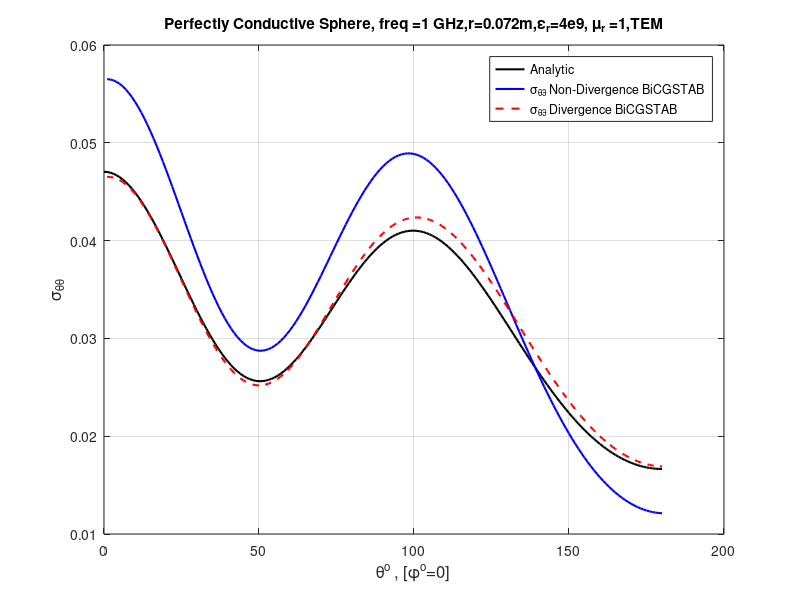

This chart was generated by the following MATLAB code:
clc; clear all; close all;

% Analytic Perfect Conductor at 1 Ghz for TEM

figure(1);

ydata=[ 0.047036  0.047017  0.046951  0.046842  0.046690  0.046495  0.046258  0.045981  0.045664  0.045310  0.044919  0.044493  0.044034  0.043544  0.043026  0.042480  0.041910  0.041319  0.040707  0.040079  0.039436  0.038782  0.038119  0.037449  0.036776  0.036103  0.035431  0.034764  0.034104  0.033454  0.032817  0.032194  0.031589  0.031003  0.030439  0.029898  0.029384  0.028897  0.028439  0.028011  0.027616  0.027255  0.026927  0.026635  0.026380  0.026160  0.025978  0.025834  0.025727  0.025657  0.025625  0.025630  0.025671  0.025748  0.025860  0.026006  0.026185  0.026396  0.026637  0.026907  0.027205  0.027529  0.027878  0.028249  0.028640  0.029051  0.029478  0.029920  0.030375  0.030841  0.031316  0.031798  0.032285  0.032774  0.033264  0.033753  0.034238  0.034719  0.035192  0.035657  0.036111  0.036553  0.036981  0.037394  0.037790  0.038168  0.038526  0.038864  0.039180  0.039473  0.039743  0.039989  0.040209  0.040404  0.040572  0.040714  0.040829  0.040916  0.040977  0.041010  0.041016  0.040994  0.040946  0.040871  0.040770  0.040644  0.040492  0.040315  0.040115  0.039891  0.039644  0.039376  0.039087  0.038779  0.038451  0.038105  0.037742  0.037363  0.036969  0.036562  0.036141  0.035708  0.035265  0.034812  0.034351  0.033881  0.033406  0.032925  0.032439  0.031950  0.031459  0.030966  0.030473  0.029980  0.029488  0.028998  0.028511  0.028028  0.027549  0.027075  0.026607  0.026145  0.025690  0.025243  0.024805  0.024374  0.023953  0.023542  0.023140  0.022749  0.022368  0.021998  0.021640  0.021293  0.020957  0.020634  0.020322  0.020023  0.019736  0.019462  0.019200  0.018951  0.018715  0.018491  0.018280  0.018082  0.017897  0.017725  0.017565  0.017419  0.017285  0.017164  0.017055  0.016960  0.016877  0.016807  0.016750  0.016705  0.016674  0.016655  0.016648 ];
xdata=[ 0.000057  1.000000  2.000000  3.000000  4.000000  5.000000  6.000000  7.000000  8.000000  9.000000  10.000000  11.000000  12.000000  13.000000  14.000000  15.000000  16.000000  17.000000  18.000000  19.000000  20.000000  21.000000  22.000000  23.000000  24.000000  25.000000  26.000000  27.000000  28.000000  29.000000  30.000000  31.000000  32.000000  33.000000  34.000000  35.000000  36.000000  37.000000  38.000000  39.000000  40.000000  41.000000  42.000000  43.000000  44.000000  45.000000  46.000000  47.000000  48.000000  49.000000  50.000000  51.000000  52.000000  53.000000  54.000000  55.000000  56.000000  57.000000  58.000000  59.000000  60.000000  61.000000  62.000000  63.000000  64.000000  65.000000  66.000000  67.000000  68.000000  69.000000  70.000000  71.000000  72.000000  73.000000  74.000000  75.000000  76.000000  77.000000  78.000000  79.000000  80.000000  81.000000  82.000000  83.000000  84.000000  85.000000  86.000000  87.000000  88.000000  89.000000  90.000000  91.000000  92.000000  93.000000  94.000000  95.000000  96.000000  97.000000  98.000000  99.000000  100.000000  101.000000  102.000000  103.000000  104.000000  105.000000  106.000000  107.000000  108.000000  109.000000  110.000000  111.000000  112.000000  113.000000  114.000000  115.000000  116.000000  117.000000  118.000000  119.000000  120.000000  121.000000  122.000000  123.000000  124.000000  125.000000  126.000000  127.000000  128.000000  129.000000  130.000000  131.000000  132.000000  133.000000  134.000000  135.000000  136.000000  137.000000  138.000000  139.000000  140.000000  141.000000  142.000000  143.000000  144.000000  145.000000  146.000000  147.000000  148.000000  149.000000  150.000000  151.000000  152.000000  153.000000  154.000000  155.000000  156.000000  157.000000  158.000000  159.000000  160.000000  161.000000  162.000000  163.000000  164.000000  165.000000  166.000000  167.000000  168.000000  169.000000  170.000000  171.000000  172.000000  173.000000  174.000000  175.000000  176.000000  177.000000  178.000000  179.000000  179.999943 ];

H = zeros(3,1);

H(1) = plot(xdata,ydata,'k-','linewidth',1.5,'DisplayName','Analytic');
grid on; hold on;
xlabel('\theta^o , [\phi^o=0]','FontSize',12);
ylabel('\sigma_{\theta\theta}','FontSize',12);
title('Perfectly Conductive Sphere, freq =1 GHz,r=0.072m,\epsilon_{r}=4e9, \mu_{r} =1,TEM');

% Divergence Not Re-Enforced  with BiCGSTAB for TEM

stt1 = [ 
      1  0.56505583E-01
    2  0.56476410E-01
    3  0.56388415E-01
    4  0.56242596E-01
    5  0.56039426E-01
    6  0.55779323E-01
    7  0.55463720E-01
    8  0.55094197E-01
    9  0.54672323E-01
   10  0.54200254E-01
   11  0.53679217E-01
   12  0.53112105E-01
   13  0.52501541E-01
   14  0.51849708E-01
   15  0.51159758E-01
   16  0.50434366E-01
   17  0.49677402E-01
   18  0.48891615E-01
   19  0.48080232E-01
   20  0.47247179E-01
   21  0.46395924E-01
   22  0.45529734E-01
   23  0.44652849E-01
   24  0.43768443E-01
   25  0.42880725E-01
   26  0.41992854E-01
   27  0.41109052E-01
   28  0.40232666E-01
   29  0.39367266E-01
   30  0.38516287E-01
   31  0.37683543E-01
   32  0.36871985E-01
   33  0.36084909E-01
   34  0.35325456E-01
   35  0.34596499E-01
   36  0.33900660E-01
   37  0.33240870E-01
   38  0.32619182E-01
   39  0.32038067E-01
   40  0.31499296E-01
   41  0.31005085E-01
   42  0.30556712E-01
   43  0.30155474E-01
   44  0.29802943E-01
   45  0.29499495E-01
   46  0.29246479E-01
   47  0.29043954E-01
   48  0.28892400E-01
   49  0.28791761E-01
   50  0.28741846E-01
   51  0.28742338E-01
   52  0.28792303E-01
   53  0.28891413E-01
   54  0.29038241E-01
   55  0.29231833E-01
   56  0.29471047E-01
   57  0.29753100E-01
   58  0.30077577E-01
   59  0.30441886E-01
   60  0.30844158E-01
   61  0.31282313E-01
   62  0.31753570E-01
   63  0.32255728E-01
   64  0.32786965E-01
   65  0.33343095E-01
   66  0.33922546E-01
   67  0.34522783E-01
   68  0.35140235E-01
   69  0.35772070E-01
   70  0.36415812E-01
   71  0.37068538E-01
   72  0.37727293E-01
   73  0.38388994E-01
   74  0.39050862E-01
   75  0.39710246E-01
   76  0.40363953E-01
   77  0.41009605E-01
   78  0.41644536E-01
   79  0.42266533E-01
   80  0.42872354E-01
   81  0.43460090E-01
   82  0.44027299E-01
   83  0.44571679E-01
   84  0.45091223E-01
   85  0.45584355E-01
   86  0.46048958E-01
   87  0.46483081E-01
   88  0.46885047E-01
   89  0.47254540E-01
   90  0.47589358E-01
   91  0.47888197E-01
   92  0.48150506E-01
   93  0.48375763E-01
   94  0.48562460E-01
   95  0.48710566E-01
   96  0.48819494E-01
   97  0.48889112E-01
   98  0.48918638E-01
   99  0.48908908E-01
  100  0.48859693E-01
  101  0.48771430E-01
  102  0.48644099E-01
  103  0.48478663E-01
  104  0.48275217E-01
  105  0.48035014E-01
  106  0.47758471E-01
  107  0.47446813E-01
  108  0.47100730E-01
  109  0.46721436E-01
  110  0.46310227E-01
  111  0.45868106E-01
  112  0.45396678E-01
  113  0.44897314E-01
  114  0.44371095E-01
  115  0.43819841E-01
  116  0.43245029E-01
  117  0.42648181E-01
  118  0.42030483E-01
  119  0.41393995E-01
  120  0.40740225E-01
  121  0.40070772E-01
  122  0.39387163E-01
  123  0.38690947E-01
  124  0.37984092E-01
  125  0.37267834E-01
  126  0.36543753E-01
  127  0.35813719E-01
  128  0.35079002E-01
  129  0.34341019E-01
  130  0.33601575E-01
  131  0.32861710E-01
  132  0.32122768E-01
  133  0.31386483E-01
  134  0.30654004E-01
  135  0.29926430E-01
  136  0.29204711E-01
  137  0.28490322E-01
  138  0.27784161E-01
  139  0.27087493E-01
  140  0.26401103E-01
  141  0.25725804E-01
  142  0.25062418E-01
  143  0.24411859E-01
  144  0.23774689E-01
  145  0.23151729E-01
  146  0.22543397E-01
  147  0.21950493E-01
  148  0.21373285E-01
  149  0.20812172E-01
  150  0.20267988E-01
  151  0.19740511E-01
  152  0.19230211E-01
  153  0.18737424E-01
  154  0.18262383E-01
  155  0.17805129E-01
  156  0.17365756E-01
  157  0.16944574E-01
  158  0.16541384E-01
  159  0.16156202E-01
  160  0.15789311E-01
  161  0.15440450E-01
  162  0.15109537E-01
  163  0.14796698E-01
  164  0.14501617E-01
  165  0.14224343E-01
  166  0.13964740E-01
  167  0.13722719E-01
  168  0.13498032E-01
  169  0.13290691E-01
  170  0.13100471E-01
  171  0.12927345E-01
  172  0.12771095E-01
  173  0.12631647E-01
  174  0.12508896E-01
  175  0.12402699E-01
  176  0.12313017E-01
  177  0.12239705E-01
  178  0.12182771E-01
  179  0.12142223E-01
  180  0.12117842E-01
  181  0.12109668E-01
  182  0.12117796E-01
  183  0.12142093E-01
  184  0.12182615E-01
  185  0.12239457E-01
  186  0.12312834E-01
  187  0.12402424E-01
  188  0.12508553E-01
  189  0.12631324E-01
  190  0.12770710E-01
  191  0.12926901E-01
  192  0.13099938E-01
  193  0.13290130E-01
  194  0.13497520E-01
  195  0.13722098E-01
  196  0.13964178E-01
  197  0.14223598E-01
  198  0.14500857E-01
  199  0.14795871E-01
  200  0.15108699E-01
  201  0.15439554E-01
  202  0.15788430E-01
  203  0.16155347E-01
  204  0.16540399E-01
  205  0.16943606E-01
  206  0.17364647E-01
  207  0.17804110E-01
  208  0.18261338E-01
  209  0.18736331E-01
  210  0.19229155E-01
  211  0.19739367E-01
  212  0.20266820E-01
  213  0.20811152E-01
  214  0.21372158E-01
  215  0.21949273E-01
  216  0.22542179E-01
  217  0.23150457E-01
  218  0.23773534E-01
  219  0.24410732E-01
  220  0.25061211E-01
  221  0.25724646E-01
  222  0.26400080E-01
  223  0.27086543E-01
  224  0.27783159E-01
  225  0.28489297E-01
  226  0.29203642E-01
  227  0.29925155E-01
  228  0.30653087E-01
  229  0.31385634E-01
  230  0.32122009E-01
  231  0.32860812E-01
  232  0.33600777E-01
  233  0.34340411E-01
  234  0.35078462E-01
  235  0.35813138E-01
  236  0.36543377E-01
  237  0.37267540E-01
  238  0.37983805E-01
  239  0.38690791E-01
  240  0.39387096E-01
  241  0.40070828E-01
  242  0.40740259E-01
  243  0.41394241E-01
  244  0.42030934E-01
  245  0.42648591E-01
  246  0.43245792E-01
  247  0.43820631E-01
  248  0.44372123E-01
  249  0.44898223E-01
  250  0.45397874E-01
  251  0.45869336E-01
  252  0.46311446E-01
  253  0.46722759E-01
  254  0.47102161E-01
  255  0.47448255E-01
  256  0.47760066E-01
  257  0.48036810E-01
  258  0.48277322E-01
  259  0.48480414E-01
  260  0.48646294E-01
  261  0.48773520E-01
  262  0.48862182E-01
  263  0.48911504E-01
  264  0.48921097E-01
  265  0.48891045E-01
  266  0.48821993E-01
  267  0.48713051E-01
  268  0.48564434E-01
  269  0.48378032E-01
  270  0.48152875E-01
  271  0.47890730E-01
  272  0.47591448E-01
  273  0.47257014E-01
  274  0.46887733E-01
  275  0.46485603E-01
  276  0.46050906E-01
  277  0.45586798E-01
  278  0.45093652E-01
  279  0.44573974E-01
  280  0.44029437E-01
  281  0.43462407E-01
  282  0.42874373E-01
  283  0.42268518E-01
  284  0.41646793E-01
  285  0.41011635E-01
  286  0.40365882E-01
  287  0.39712019E-01
  288  0.39052520E-01
  289  0.38390432E-01
  290  0.37728868E-01
  291  0.37070144E-01
  292  0.36417872E-01
  293  0.35773855E-01
  294  0.35141520E-01
  295  0.34524269E-01
  296  0.33924531E-01
  297  0.33344608E-01
  298  0.32787845E-01
  299  0.32257151E-01
  300  0.31754781E-01
  301  0.31283401E-01
  302  0.30845411E-01
  303  0.30443167E-01
  304  0.30078840E-01
  305  0.29754285E-01
  306  0.29471740E-01
  307  0.29233018E-01
  308  0.29039407E-01
  309  0.28892390E-01
  310  0.28793290E-01
  311  0.28743358E-01
  312  0.28742952E-01
  313  0.28792804E-01
  314  0.28893448E-01
  315  0.29045131E-01
  316  0.29247558E-01
  317  0.29500535E-01
  318  0.29803801E-01
  319  0.30156517E-01
  320  0.30557536E-01
  321  0.31006264E-01
  322  0.31500574E-01
  323  0.32039285E-01
  324  0.32620151E-01
  325  0.33241857E-01
  326  0.33901788E-01
  327  0.34597360E-01
  328  0.35326440E-01
  329  0.36085870E-01
  330  0.36872987E-01
  331  0.37684552E-01
  332  0.38517244E-01
  333  0.39368000E-01
  334  0.40233325E-01
  335  0.41109715E-01
  336  0.41993693E-01
  337  0.42881567E-01
  338  0.43769263E-01
  339  0.44653565E-01
  340  0.45530386E-01
  341  0.46396587E-01
  342  0.47247730E-01
  343  0.48080694E-01
  344  0.48892081E-01
  345  0.49678091E-01
  346  0.50435148E-01
  347  0.51159963E-01
  348  0.51850010E-01
  349  0.52501727E-01
  350  0.53112362E-01
  351  0.53679679E-01
  352  0.54200284E-01
  353  0.54672681E-01
  354  0.55094428E-01
  355  0.55463742E-01
  356  0.55779159E-01
  357  0.56039441E-01
  358  0.56242738E-01
  359  0.56388766E-01
  360  0.56476604E-01
 ]; 

H(2) = plot(stt1(1:180,1),stt1(1:180,2),'b-','linewidth',1.5,'DisplayName', '\sigma_{\theta\theta} Non-Divergence BiCGSTAB '); hold on;

% Divergence Re-Enforced with BiCGSTAB for TEM

stt2 = [ 
  1  0.46518084E-01
    2  0.46504270E-01
    3  0.46444073E-01
    4  0.46337791E-01
    5  0.46185452E-01
    6  0.45988407E-01
    7  0.45747247E-01
    8  0.45462724E-01
    9  0.45137156E-01
   10  0.44771206E-01
   11  0.44366736E-01
   12  0.43925855E-01
   13  0.43450449E-01
   14  0.42942330E-01
   15  0.42404387E-01
   16  0.41838534E-01
   17  0.41247468E-01
   18  0.40634144E-01
   19  0.40001001E-01
   20  0.39350633E-01
   21  0.38686313E-01
   22  0.38010869E-01
   23  0.37327066E-01
   24  0.36638215E-01
   25  0.35946812E-01
   26  0.35256382E-01
   27  0.34569368E-01
   28  0.33888858E-01
   29  0.33217832E-01
   30  0.32558784E-01
   31  0.31914722E-01
   32  0.31288050E-01
   33  0.30681331E-01
   34  0.30097354E-01
   35  0.29537747E-01
   36  0.29004877E-01
   37  0.28500978E-01
   38  0.28027700E-01
   39  0.27586918E-01
   40  0.27179919E-01
   41  0.26808251E-01
   42  0.26473142E-01
   43  0.26175572E-01
   44  0.25916394E-01
   45  0.25696237E-01
   46  0.25515616E-01
   47  0.25374789E-01
   48  0.25274036E-01
   49  0.25213180E-01
   50  0.25192009E-01
   51  0.25210252E-01
   52  0.25267467E-01
   53  0.25362501E-01
   54  0.25494795E-01
   55  0.25663553E-01
   56  0.25867192E-01
   57  0.26104689E-01
   58  0.26374685E-01
   59  0.26675433E-01
   60  0.27005510E-01
   61  0.27363051E-01
   62  0.27746502E-01
   63  0.28153570E-01
   64  0.28582592E-01
   65  0.29031843E-01
   66  0.29498532E-01
   67  0.29980963E-01
   68  0.30477526E-01
   69  0.30985072E-01
   70  0.31501744E-01
   71  0.32025933E-01
   72  0.32554992E-01
   73  0.33086807E-01
   74  0.33619467E-01
   75  0.34151144E-01
   76  0.34679286E-01
   77  0.35202187E-01
   78  0.35717867E-01
   79  0.36224607E-01
   80  0.36720347E-01
   81  0.37203550E-01
   82  0.37672464E-01
   83  0.38125824E-01
   84  0.38561847E-01
   85  0.38979288E-01
   86  0.39376646E-01
   87  0.39752837E-01
   88  0.40107116E-01
   89  0.40438138E-01
   90  0.40745012E-01
   91  0.41027151E-01
   92  0.41283589E-01
   93  0.41513812E-01
   94  0.41717105E-01
   95  0.41892983E-01
   96  0.42042211E-01
   97  0.42163219E-01
   98  0.42256828E-01
   99  0.42322069E-01
  100  0.42359509E-01
  101  0.42369615E-01
  102  0.42351812E-01
  103  0.42306852E-01
  104  0.42235278E-01
  105  0.42137194E-01
  106  0.42012762E-01
  107  0.41863102E-01
  108  0.41688532E-01
  109  0.41489966E-01
  110  0.41267611E-01
  111  0.41022703E-01
  112  0.40755719E-01
  113  0.40467784E-01
  114  0.40159401E-01
  115  0.39831739E-01
  116  0.39485391E-01
  117  0.39121810E-01
  118  0.38741764E-01
  119  0.38345922E-01
  120  0.37935603E-01
  121  0.37511591E-01
  122  0.37075114E-01
  123  0.36627173E-01
  124  0.36168497E-01
  125  0.35700336E-01
  126  0.35223797E-01
  127  0.34739576E-01
  128  0.34248840E-01
  129  0.33752583E-01
  130  0.33251751E-01
  131  0.32747287E-01
  132  0.32239988E-01
  133  0.31731196E-01
  134  0.31221319E-01
  135  0.30711465E-01
  136  0.30202497E-01
  137  0.29695068E-01
  138  0.29190436E-01
  139  0.28688585E-01
  140  0.28191177E-01
  141  0.27698379E-01
  142  0.27210934E-01
  143  0.26729681E-01
  144  0.26255291E-01
  145  0.25788184E-01
  146  0.25328953E-01
  147  0.24878394E-01
  148  0.24436731E-01
  149  0.24004607E-01
  150  0.23582540E-01
  151  0.23170890E-01
  152  0.22770083E-01
  153  0.22380678E-01
  154  0.22002731E-01
  155  0.21636702E-01
  156  0.21282960E-01
  157  0.20941783E-01
  158  0.20613205E-01
  159  0.20297766E-01
  160  0.19995494E-01
  161  0.19706672E-01
  162  0.19431371E-01
  163  0.19169869E-01
  164  0.18922238E-01
  165  0.18688504E-01
  166  0.18468805E-01
  167  0.18263355E-01
  168  0.18072261E-01
  169  0.17895538E-01
  170  0.17732957E-01
  171  0.17584836E-01
  172  0.17451223E-01
  173  0.17332148E-01
  174  0.17227430E-01
  175  0.17137380E-01
  176  0.17061828E-01
  177  0.17000830E-01
  178  0.16954383E-01
  179  0.16922440E-01
  180  0.16905136E-01
  181  0.16902369E-01
  182  0.16914159E-01
  183  0.16940491E-01
  184  0.16981455E-01
  185  0.17036812E-01
  186  0.17106818E-01
  187  0.17191231E-01
  188  0.17290145E-01
  189  0.17403610E-01
  190  0.17531462E-01
  191  0.17673805E-01
  192  0.17830560E-01
  193  0.18001506E-01
  194  0.18186800E-01
  195  0.18386377E-01
  196  0.18599937E-01
  197  0.18827723E-01
  198  0.19069349E-01
  199  0.19324863E-01
  200  0.19594157E-01
  201  0.19876998E-01
  202  0.20173296E-01
  203  0.20482840E-01
  204  0.20805568E-01
  205  0.21140974E-01
  206  0.21489091E-01
  207  0.21849561E-01
  208  0.22221986E-01
  209  0.22606257E-01
  210  0.23001900E-01
  211  0.23408655E-01
  212  0.23826094E-01
  213  0.24253717E-01
  214  0.24691273E-01
  215  0.25138084E-01
  216  0.25593828E-01
  217  0.26057897E-01
  218  0.26529644E-01
  219  0.27008623E-01
  220  0.27494149E-01
  221  0.27985632E-01
  222  0.28482489E-01
  223  0.28983677E-01
  224  0.29489020E-01
  225  0.29997237E-01
  226  0.30507879E-01
  227  0.31019822E-01
  228  0.31532615E-01
  229  0.32045048E-01
  230  0.32556575E-01
  231  0.33066116E-01
  232  0.33572670E-01
  233  0.34075625E-01
  234  0.34573618E-01
  235  0.35066064E-01
  236  0.35551488E-01
  237  0.36029458E-01
  238  0.36498718E-01
  239  0.36958035E-01
  240  0.37406862E-01
  241  0.37843540E-01
  242  0.38267680E-01
  243  0.38677894E-01
  244  0.39073400E-01
  245  0.39453071E-01
  246  0.39815728E-01
  247  0.40160891E-01
  248  0.40487096E-01
  249  0.40793564E-01
  250  0.41079734E-01
  251  0.41344188E-01
  252  0.41586343E-01
  253  0.41805368E-01
  254  0.42000510E-01
  255  0.42171221E-01
  256  0.42316519E-01
  257  0.42435803E-01
  258  0.42528745E-01
  259  0.42594563E-01
  260  0.42633146E-01
  261  0.42644087E-01
  262  0.42626798E-01
  263  0.42581171E-01
  264  0.42507447E-01
  265  0.42405181E-01
  266  0.42274587E-01
  267  0.42115416E-01
  268  0.41928627E-01
  269  0.41713793E-01
  270  0.41472059E-01
  271  0.41203156E-01
  272  0.40908061E-01
  273  0.40587489E-01
  274  0.40242855E-01
  275  0.39873879E-01
  276  0.39482750E-01
  277  0.39069451E-01
  278  0.38636088E-01
  279  0.38183395E-01
  280  0.37713222E-01
  281  0.37226878E-01
  282  0.36726043E-01
  283  0.36212273E-01
  284  0.35687298E-01
  285  0.35153035E-01
  286  0.34611382E-01
  287  0.34064181E-01
  288  0.33513647E-01
  289  0.32962080E-01
  290  0.32410752E-01
  291  0.31862538E-01
  292  0.31319555E-01
  293  0.30783540E-01
  294  0.30257240E-01
  295  0.29742587E-01
  296  0.29241731E-01
  297  0.28757045E-01
  298  0.28290465E-01
  299  0.27844422E-01
  300  0.27420605E-01
  301  0.27020998E-01
  302  0.26647894E-01
  303  0.26302824E-01
  304  0.25987767E-01
  305  0.25704151E-01
  306  0.25453655E-01
  307  0.25237696E-01
  308  0.25057498E-01
  309  0.24914425E-01
  310  0.24809476E-01
  311  0.24743369E-01
  312  0.24716901E-01
  313  0.24730600E-01
  314  0.24784928E-01
  315  0.24880160E-01
  316  0.25016392E-01
  317  0.25193136E-01
  318  0.25410352E-01
  319  0.25667554E-01
  320  0.25963997E-01
  321  0.26298866E-01
  322  0.26671132E-01
  323  0.27079588E-01
  324  0.27522789E-01
  325  0.27999209E-01
  326  0.28507156E-01
  327  0.29044639E-01
  328  0.29609801E-01
  329  0.30200453E-01
  330  0.30814167E-01
  331  0.31448826E-01
  332  0.32101493E-01
  333  0.32769591E-01
  334  0.33450741E-01
  335  0.34141731E-01
  336  0.34839936E-01
  337  0.35542317E-01
  338  0.36245890E-01
  339  0.36948025E-01
  340  0.37645057E-01
  341  0.38334653E-01
  342  0.39013438E-01
  343  0.39678615E-01
  344  0.40327258E-01
  345  0.40956702E-01
  346  0.41563813E-01
  347  0.42146210E-01
  348  0.42701289E-01
  349  0.43226510E-01
  350  0.43719787E-01
  351  0.44178389E-01
  352  0.44600822E-01
  353  0.44985324E-01
  354  0.45329634E-01
  355  0.45632426E-01
  356  0.45892544E-01
  357  0.46108693E-01
  358  0.46280041E-01
  359  0.46405740E-01
  360  0.46485066E-01
 ]; 

H(3) = plot(stt2(1:180,1),stt2(1:180,2),'r--','linewidth',1.5,'DisplayName', '\sigma_{\theta\theta} Divergence BiCGSTAB ');

legend( H );

relError_0 = ( sum(ydata) - sum( stt1(1:181,2) ) ) / sum(ydata);

relError_1 = ( sum(ydata) - sum( stt2(1:181,2) ) ) / sum(ydata);

rms_error_0 = (1/181)*sum(sqrt((ydata(1:181) - stt1(1:181,2).').^2));

rms_error_1 = (1/181)*sum(sqrt((ydata(1:181) - stt2(1:181,2).').^2));

 
